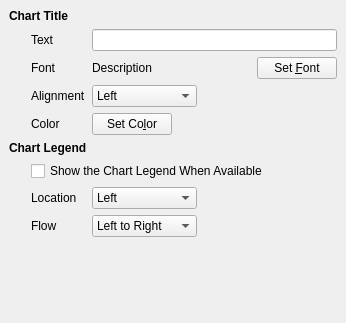
<ui version="4.0" >
 <class>ClientChartViewOptions</class>
 <widget class="QWidget" name="ClientChartViewOptions" >
  <property name="geometry" >
   <rect>
    <x>0</x>
    <y>0</y>
    <width>346</width>
    <height>323</height>
   </rect>
  </property>
  <property name="windowTitle" >
   <string>Chart Options</string>
  </property>
  <layout class="QVBoxLayout" >
   <property name="spacing" >
    <number>6</number>
   </property>
   <property name="leftMargin" >
    <number>9</number>
   </property>
   <property name="topMargin" >
    <number>9</number>
   </property>
   <property name="rightMargin" >
    <number>9</number>
   </property>
   <property name="bottomMargin" >
    <number>9</number>
   </property>
   <item>
    <widget class="QStackedWidget" name="ChartPages" >
     <property name="currentIndex" >
      <number>0</number>
     </property>
     <widget class="QWidget" name="General" >
      <layout class="QGridLayout" >
       <property name="leftMargin" >
        <number>0</number>
       </property>
       <property name="topMargin" >
        <number>0</number>
       </property>
       <property name="rightMargin" >
        <number>0</number>
       </property>
       <property name="bottomMargin" >
        <number>0</number>
       </property>
       <property name="horizontalSpacing" >
        <number>6</number>
       </property>
       <property name="verticalSpacing" >
        <number>6</number>
       </property>
       <item row="8" column="3" >
        <spacer>
         <property name="orientation" >
          <enum>Qt::Horizontal</enum>
         </property>
         <property name="sizeHint" >
          <size>
           <width>0</width>
           <height>20</height>
          </size>
         </property>
        </spacer>
       </item>
       <item row="9" column="0" colspan="4" >
        <spacer>
         <property name="orientation" >
          <enum>Qt::Vertical</enum>
         </property>
         <property name="sizeHint" >
          <size>
           <width>20</width>
           <height>0</height>
          </size>
         </property>
        </spacer>
       </item>
       <item rowspan="3" row="6" column="0" >
        <spacer>
         <property name="orientation" >
          <enum>Qt::Horizontal</enum>
         </property>
         <property name="sizeType" >
          <enum>QSizePolicy::Fixed</enum>
         </property>
         <property name="sizeHint" >
          <size>
           <width>16</width>
           <height>20</height>
          </size>
         </property>
        </spacer>
       </item>
       <item rowspan="4" row="1" column="0" >
        <spacer>
         <property name="orientation" >
          <enum>Qt::Horizontal</enum>
         </property>
         <property name="sizeType" >
          <enum>QSizePolicy::Fixed</enum>
         </property>
         <property name="sizeHint" >
          <size>
           <width>16</width>
           <height>20</height>
          </size>
         </property>
        </spacer>
       </item>
       <item row="2" column="1" >
        <widget class="QLabel" name="label_3" >
         <property name="text" >
          <string>Font</string>
         </property>
        </widget>
       </item>
       <item row="2" column="2" colspan="2" >
        <layout class="QHBoxLayout" >
         <property name="spacing" >
          <number>6</number>
         </property>
         <property name="leftMargin" >
          <number>0</number>
         </property>
         <property name="topMargin" >
          <number>0</number>
         </property>
         <property name="rightMargin" >
          <number>0</number>
         </property>
         <property name="bottomMargin" >
          <number>0</number>
         </property>
         <item>
          <widget class="QLabel" name="ChartTitleFont" >
           <property name="sizePolicy" >
            <sizepolicy vsizetype="Preferred" hsizetype="Expanding" >
             <horstretch>0</horstretch>
             <verstretch>0</verstretch>
            </sizepolicy>
           </property>
           <property name="text" >
            <string>Description</string>
           </property>
          </widget>
         </item>
         <item>
          <widget class="QPushButton" name="ChartTitleFontButton" >
           <property name="text" >
            <string>Set &amp;Font</string>
           </property>
          </widget>
         </item>
        </layout>
       </item>
       <item row="1" column="2" colspan="2" >
        <widget class="QLineEdit" name="ChartTitle" />
       </item>
       <item row="1" column="1" >
        <widget class="QLabel" name="label_2" >
         <property name="text" >
          <string>Text</string>
         </property>
        </widget>
       </item>
       <item row="0" column="0" colspan="4" >
        <widget class="QLabel" name="label" >
         <property name="font" >
          <font>
           <weight>75</weight>
           <bold>true</bold>
          </font>
         </property>
         <property name="text" >
          <string>Chart Title</string>
         </property>
        </widget>
       </item>
       <item row="5" column="0" colspan="4" >
        <widget class="QLabel" name="label_5" >
         <property name="font" >
          <font>
           <weight>75</weight>
           <bold>true</bold>
          </font>
         </property>
         <property name="text" >
          <string>Chart Legend</string>
         </property>
        </widget>
       </item>
       <item row="6" column="1" colspan="3" >
        <widget class="QCheckBox" name="ShowLegend" >
         <property name="text" >
          <string>Show the Chart Legend When Available</string>
         </property>
        </widget>
       </item>
       <item row="7" column="1" >
        <widget class="QLabel" name="label_6" >
         <property name="text" >
          <string>Location</string>
         </property>
        </widget>
       </item>
       <item row="8" column="1" >
        <widget class="QLabel" name="label_7" >
         <property name="text" >
          <string>Flow</string>
         </property>
        </widget>
       </item>
       <item row="7" column="2" >
        <widget class="QComboBox" name="LegendLocation" >
         <item>
          <property name="text" >
           <string>Left</string>
          </property>
         </item>
         <item>
          <property name="text" >
           <string>Top</string>
          </property>
         </item>
         <item>
          <property name="text" >
           <string>Right</string>
          </property>
         </item>
         <item>
          <property name="text" >
           <string>Bottom</string>
          </property>
         </item>
        </widget>
       </item>
       <item row="8" column="2" >
        <widget class="QComboBox" name="LegendFlow" >
         <item>
          <property name="text" >
           <string>Left to Right</string>
          </property>
         </item>
         <item>
          <property name="text" >
           <string>Top to Bottom</string>
          </property>
         </item>
        </widget>
       </item>
       <item row="4" column="2" colspan="2" >
        <layout class="QHBoxLayout" >
         <property name="spacing" >
          <number>0</number>
         </property>
         <property name="leftMargin" >
          <number>0</number>
         </property>
         <property name="topMargin" >
          <number>0</number>
         </property>
         <property name="rightMargin" >
          <number>0</number>
         </property>
         <property name="bottomMargin" >
          <number>0</number>
         </property>
         <item>
          <widget class="pqColorChooserButton" name="ChartTitleColor" >
           <property name="text" >
            <string>Set Co&amp;lor</string>
           </property>
          </widget>
         </item>
         <item>
          <spacer>
           <property name="orientation" >
            <enum>Qt::Horizontal</enum>
           </property>
           <property name="sizeHint" >
            <size>
             <width>0</width>
             <height>20</height>
            </size>
           </property>
          </spacer>
         </item>
        </layout>
       </item>
       <item row="7" column="3" >
        <spacer>
         <property name="orientation" >
          <enum>Qt::Horizontal</enum>
         </property>
         <property name="sizeHint" >
          <size>
           <width>0</width>
           <height>20</height>
          </size>
         </property>
        </spacer>
       </item>
       <item row="4" column="1" >
        <widget class="QLabel" name="label_8" >
         <property name="text" >
          <string>Color</string>
         </property>
        </widget>
       </item>
       <item row="3" column="1" >
        <widget class="QLabel" name="label_4" >
         <property name="text" >
          <string>Alignment</string>
         </property>
        </widget>
       </item>
       <item row="3" column="2" >
        <widget class="QComboBox" name="ChartTitleAlignment" >
         <item>
          <property name="text" >
           <string>Left</string>
          </property>
         </item>
         <item>
          <property name="text" >
           <string>Center</string>
          </property>
         </item>
         <item>
          <property name="text" >
           <string>Right</string>
          </property>
         </item>
        </widget>
       </item>
       <item row="3" column="3" >
        <spacer>
         <property name="orientation" >
          <enum>Qt::Horizontal</enum>
         </property>
         <property name="sizeHint" >
          <size>
           <width>0</width>
           <height>20</height>
          </size>
         </property>
        </spacer>
       </item>
      </layout>
     </widget>
     <widget class="QWidget" name="Axis" >
      <layout class="QGridLayout" >
       <property name="leftMargin" >
        <number>0</number>
       </property>
       <property name="topMargin" >
        <number>0</number>
       </property>
       <property name="rightMargin" >
        <number>0</number>
       </property>
       <property name="bottomMargin" >
        <number>0</number>
       </property>
       <property name="horizontalSpacing" >
        <number>6</number>
       </property>
       <property name="verticalSpacing" >
        <number>6</number>
       </property>
       <item row="10" column="3" >
        <spacer>
         <property name="orientation" >
          <enum>Qt::Horizontal</enum>
         </property>
         <property name="sizeHint" >
          <size>
           <width>0</width>
           <height>20</height>
          </size>
         </property>
        </spacer>
       </item>
       <item row="9" column="3" >
        <spacer>
         <property name="orientation" >
          <enum>Qt::Horizontal</enum>
         </property>
         <property name="sizeHint" >
          <size>
           <width>0</width>
           <height>20</height>
          </size>
         </property>
        </spacer>
       </item>
       <item row="3" column="3" >
        <spacer>
         <property name="orientation" >
          <enum>Qt::Horizontal</enum>
         </property>
         <property name="sizeHint" >
          <size>
           <width>0</width>
           <height>20</height>
          </size>
         </property>
        </spacer>
       </item>
       <item row="11" column="0" colspan="4" >
        <spacer>
         <property name="orientation" >
          <enum>Qt::Vertical</enum>
         </property>
         <property name="sizeHint" >
          <size>
           <width>20</width>
           <height>0</height>
          </size>
         </property>
        </spacer>
       </item>
       <item rowspan="5" row="6" column="0" >
        <spacer>
         <property name="orientation" >
          <enum>Qt::Horizontal</enum>
         </property>
         <property name="sizeType" >
          <enum>QSizePolicy::Fixed</enum>
         </property>
         <property name="sizeHint" >
          <size>
           <width>16</width>
           <height>20</height>
          </size>
         </property>
        </spacer>
       </item>
       <item rowspan="4" row="1" column="0" >
        <spacer>
         <property name="orientation" >
          <enum>Qt::Horizontal</enum>
         </property>
         <property name="sizeType" >
          <enum>QSizePolicy::Fixed</enum>
         </property>
         <property name="sizeHint" >
          <size>
           <width>16</width>
           <height>20</height>
          </size>
         </property>
        </spacer>
       </item>
       <item row="9" column="2" >
        <widget class="QComboBox" name="LabelNotation" >
         <item>
          <property name="text" >
           <string>Standard</string>
          </property>
         </item>
         <item>
          <property name="text" >
           <string>Exponential</string>
          </property>
         </item>
         <item>
          <property name="text" >
           <string>Engineering</string>
          </property>
         </item>
         <item>
          <property name="text" >
           <string>Mixed</string>
          </property>
         </item>
        </widget>
       </item>
       <item row="10" column="2" >
        <widget class="QSpinBox" name="LabelPrecision" >
         <property name="maximum" >
          <number>6</number>
         </property>
        </widget>
       </item>
       <item row="10" column="1" >
        <widget class="QLabel" name="label_24" >
         <property name="text" >
          <string>Precision</string>
         </property>
        </widget>
       </item>
       <item row="9" column="1" >
        <widget class="QLabel" name="label_23" >
         <property name="text" >
          <string>Notation</string>
         </property>
        </widget>
       </item>
       <item row="8" column="2" colspan="2" >
        <layout class="QHBoxLayout" >
         <property name="spacing" >
          <number>0</number>
         </property>
         <property name="leftMargin" >
          <number>0</number>
         </property>
         <property name="topMargin" >
          <number>0</number>
         </property>
         <property name="rightMargin" >
          <number>0</number>
         </property>
         <property name="bottomMargin" >
          <number>0</number>
         </property>
         <item>
          <widget class="pqColorChooserButton" name="LabelColor" >
           <property name="text" >
            <string>&amp;Label Color</string>
           </property>
          </widget>
         </item>
         <item>
          <spacer>
           <property name="orientation" >
            <enum>Qt::Horizontal</enum>
           </property>
           <property name="sizeHint" >
            <size>
             <width>0</width>
             <height>20</height>
            </size>
           </property>
          </spacer>
         </item>
        </layout>
       </item>
       <item row="8" column="1" >
        <widget class="QLabel" name="label_22" >
         <property name="text" >
          <string>Color</string>
         </property>
        </widget>
       </item>
       <item row="7" column="1" >
        <widget class="QLabel" name="label_21" >
         <property name="text" >
          <string>Font</string>
         </property>
        </widget>
       </item>
       <item row="6" column="1" colspan="3" >
        <widget class="QCheckBox" name="ShowAxisLabels" >
         <property name="text" >
          <string>Show Axis Labels When Space is Available</string>
         </property>
        </widget>
       </item>
       <item row="7" column="2" colspan="2" >
        <layout class="QHBoxLayout" >
         <property name="spacing" >
          <number>6</number>
         </property>
         <property name="leftMargin" >
          <number>0</number>
         </property>
         <property name="topMargin" >
          <number>0</number>
         </property>
         <property name="rightMargin" >
          <number>0</number>
         </property>
         <property name="bottomMargin" >
          <number>0</number>
         </property>
         <item>
          <widget class="QLabel" name="AxisLabelFont" >
           <property name="sizePolicy" >
            <sizepolicy vsizetype="Preferred" hsizetype="Expanding" >
             <horstretch>0</horstretch>
             <verstretch>0</verstretch>
            </sizepolicy>
           </property>
           <property name="text" >
            <string>Description</string>
           </property>
          </widget>
         </item>
         <item>
          <widget class="QPushButton" name="AxisLabelFontButton" >
           <property name="text" >
            <string>Set &amp;Font</string>
           </property>
          </widget>
         </item>
        </layout>
       </item>
       <item row="5" column="0" colspan="4" >
        <widget class="QLabel" name="label_20" >
         <property name="font" >
          <font>
           <weight>75</weight>
           <bold>true</bold>
          </font>
         </property>
         <property name="text" >
          <string>Axis Labels</string>
         </property>
        </widget>
       </item>
       <item row="1" column="1" colspan="3" >
        <widget class="QCheckBox" name="ShowAxis" >
         <property name="text" >
          <string>Show Axis</string>
         </property>
        </widget>
       </item>
       <item row="4" column="1" >
        <widget class="QLabel" name="label_19" >
         <property name="text" >
          <string>Colors</string>
         </property>
        </widget>
       </item>
       <item row="4" column="2" colspan="2" >
        <layout class="QHBoxLayout" >
         <property name="spacing" >
          <number>6</number>
         </property>
         <property name="leftMargin" >
          <number>0</number>
         </property>
         <property name="topMargin" >
          <number>0</number>
         </property>
         <property name="rightMargin" >
          <number>0</number>
         </property>
         <property name="bottomMargin" >
          <number>0</number>
         </property>
         <item>
          <widget class="pqColorChooserButton" name="AxisColor" >
           <property name="text" >
            <string>A&amp;xis Color</string>
           </property>
          </widget>
         </item>
         <item>
          <widget class="pqColorChooserButton" name="GridColor" >
           <property name="text" >
            <string>&amp;Grid Color</string>
           </property>
          </widget>
         </item>
         <item>
          <spacer>
           <property name="orientation" >
            <enum>Qt::Horizontal</enum>
           </property>
           <property name="sizeHint" >
            <size>
             <width>0</width>
             <height>20</height>
            </size>
           </property>
          </spacer>
         </item>
        </layout>
       </item>
       <item row="3" column="1" >
        <widget class="QLabel" name="label_18" >
         <property name="text" >
          <string>Grid Color</string>
         </property>
        </widget>
       </item>
       <item row="3" column="2" >
        <widget class="QComboBox" name="GridType" >
         <item>
          <property name="text" >
           <string>Lighter</string>
          </property>
         </item>
         <item>
          <property name="text" >
           <string>Specified</string>
          </property>
         </item>
        </widget>
       </item>
       <item row="2" column="1" colspan="3" >
        <widget class="QCheckBox" name="ShowAxisGrid" >
         <property name="text" >
          <string>Show Axis Grid</string>
         </property>
        </widget>
       </item>
       <item row="0" column="0" colspan="4" >
        <widget class="QLabel" name="AxisGeneralLabel" >
         <property name="font" >
          <font>
           <weight>75</weight>
           <bold>true</bold>
          </font>
         </property>
         <property name="text" >
          <string>General</string>
         </property>
        </widget>
       </item>
      </layout>
     </widget>
     <widget class="QWidget" name="AxisLayout" >
      <layout class="QGridLayout" >
       <property name="leftMargin" >
        <number>0</number>
       </property>
       <property name="topMargin" >
        <number>0</number>
       </property>
       <property name="rightMargin" >
        <number>0</number>
       </property>
       <property name="bottomMargin" >
        <number>0</number>
       </property>
       <property name="horizontalSpacing" >
        <number>6</number>
       </property>
       <property name="verticalSpacing" >
        <number>6</number>
       </property>
       <item rowspan="5" row="1" column="0" >
        <spacer>
         <property name="orientation" >
          <enum>Qt::Horizontal</enum>
         </property>
         <property name="sizeType" >
          <enum>QSizePolicy::Fixed</enum>
         </property>
         <property name="sizeHint" >
          <size>
           <width>16</width>
           <height>20</height>
          </size>
         </property>
        </spacer>
       </item>
       <item row="5" column="1" >
        <widget class="QStackedWidget" name="AxisLayoutPages" >
         <property name="sizePolicy" >
          <sizepolicy vsizetype="Expanding" hsizetype="Expanding" >
           <horstretch>0</horstretch>
           <verstretch>0</verstretch>
          </sizepolicy>
         </property>
         <property name="currentIndex" >
          <number>2</number>
         </property>
         <widget class="QWidget" name="BlankPage" >
          <property name="sizePolicy" >
           <sizepolicy vsizetype="Expanding" hsizetype="Expanding" >
            <horstretch>0</horstretch>
            <verstretch>0</verstretch>
           </sizepolicy>
          </property>
         </widget>
         <widget class="QWidget" name="RangePage" >
          <layout class="QGridLayout" >
           <property name="leftMargin" >
            <number>0</number>
           </property>
           <property name="topMargin" >
            <number>0</number>
           </property>
           <property name="rightMargin" >
            <number>0</number>
           </property>
           <property name="bottomMargin" >
            <number>0</number>
           </property>
           <property name="horizontalSpacing" >
            <number>6</number>
           </property>
           <property name="verticalSpacing" >
            <number>6</number>
           </property>
           <item row="2" column="0" colspan="2" >
            <spacer>
             <property name="orientation" >
              <enum>Qt::Vertical</enum>
             </property>
             <property name="sizeHint" >
              <size>
               <width>20</width>
               <height>0</height>
              </size>
             </property>
            </spacer>
           </item>
           <item row="1" column="1" >
            <widget class="QLineEdit" name="AxisMaximum" />
           </item>
           <item row="0" column="1" >
            <widget class="QLineEdit" name="AxisMinimum" />
           </item>
           <item row="1" column="0" >
            <widget class="QLabel" name="label_16" >
             <property name="text" >
              <string>Maximum</string>
             </property>
            </widget>
           </item>
           <item row="0" column="0" >
            <widget class="QLabel" name="label_15" >
             <property name="text" >
              <string>Minimum</string>
             </property>
            </widget>
           </item>
          </layout>
         </widget>
         <widget class="QWidget" name="ListPage" >
          <layout class="QGridLayout" >
           <property name="leftMargin" >
            <number>0</number>
           </property>
           <property name="topMargin" >
            <number>0</number>
           </property>
           <property name="rightMargin" >
            <number>0</number>
           </property>
           <property name="bottomMargin" >
            <number>0</number>
           </property>
           <property name="horizontalSpacing" >
            <number>6</number>
           </property>
           <property name="verticalSpacing" >
            <number>6</number>
           </property>
           <item row="3" column="1" >
            <spacer>
             <property name="orientation" >
              <enum>Qt::Vertical</enum>
             </property>
             <property name="sizeHint" >
              <size>
               <width>20</width>
               <height>0</height>
              </size>
             </property>
            </spacer>
           </item>
           <item row="2" column="1" >
            <widget class="QPushButton" name="GenerateButton" >
             <property name="text" >
              <string>&amp;Generate</string>
             </property>
            </widget>
           </item>
           <item row="1" column="1" >
            <widget class="QPushButton" name="RemoveButton" >
             <property name="text" >
              <string>&amp;Delete</string>
             </property>
            </widget>
           </item>
           <item row="0" column="1" >
            <widget class="QPushButton" name="AddButton" >
             <property name="text" >
              <string>&amp;New Label</string>
             </property>
            </widget>
           </item>
           <item rowspan="4" row="0" column="0" >
            <widget class="QListView" name="LabelList" >
             <property name="editTriggers" >
              <set>QAbstractItemView::EditKeyPressed|QAbstractItemView::NoEditTriggers|QAbstractItemView::SelectedClicked</set>
             </property>
             <property name="selectionMode" >
              <enum>QAbstractItemView::ExtendedSelection</enum>
             </property>
            </widget>
           </item>
          </layout>
         </widget>
        </widget>
       </item>
       <item row="2" column="1" >
        <widget class="QRadioButton" name="UseChartSelect" >
         <property name="whatsThis" >
          <string>Check this option to let the chart choose the best axis layout.</string>
         </property>
         <property name="text" >
          <string>Let the Chart Determine the Axis Layout</string>
         </property>
         <property name="checked" >
          <bool>true</bool>
         </property>
        </widget>
       </item>
       <item row="4" column="1" >
        <widget class="QRadioButton" name="UseFixedInterval" >
         <property name="whatsThis" >
          <string>Check this option to specify each of the axis labels. This option gives you the most control.</string>
         </property>
         <property name="text" >
          <string>Specify Each of the Axis Labels.</string>
         </property>
        </widget>
       </item>
       <item row="3" column="1" >
        <widget class="QRadioButton" name="UseBestFit" >
         <property name="whatsThis" >
          <string>Check this option to specify the range and let the chart choose suitable intervals.</string>
         </property>
         <property name="text" >
          <string>Specify the Axis Range</string>
         </property>
        </widget>
       </item>
       <item row="1" column="1" >
        <widget class="QCheckBox" name="UseLogScale" >
         <property name="text" >
          <string>Use Logarithmic Scale When Available</string>
         </property>
        </widget>
       </item>
       <item row="0" column="0" colspan="2" >
        <widget class="QLabel" name="label_14" >
         <property name="font" >
          <font>
           <weight>75</weight>
           <bold>true</bold>
          </font>
         </property>
         <property name="text" >
          <string>Axis Layout</string>
         </property>
        </widget>
       </item>
      </layout>
     </widget>
     <widget class="QWidget" name="AxisTitle" >
      <layout class="QGridLayout" >
       <property name="leftMargin" >
        <number>0</number>
       </property>
       <property name="topMargin" >
        <number>0</number>
       </property>
       <property name="rightMargin" >
        <number>0</number>
       </property>
       <property name="bottomMargin" >
        <number>0</number>
       </property>
       <property name="horizontalSpacing" >
        <number>6</number>
       </property>
       <property name="verticalSpacing" >
        <number>6</number>
       </property>
       <item row="5" column="0" colspan="4" >
        <spacer>
         <property name="orientation" >
          <enum>Qt::Vertical</enum>
         </property>
         <property name="sizeHint" >
          <size>
           <width>20</width>
           <height>0</height>
          </size>
         </property>
        </spacer>
       </item>
       <item row="3" column="3" >
        <spacer>
         <property name="orientation" >
          <enum>Qt::Horizontal</enum>
         </property>
         <property name="sizeHint" >
          <size>
           <width>0</width>
           <height>20</height>
          </size>
         </property>
        </spacer>
       </item>
       <item row="3" column="2" >
        <widget class="QComboBox" name="AxisTitleAlignment" >
         <item>
          <property name="text" >
           <string>Left</string>
          </property>
         </item>
         <item>
          <property name="text" >
           <string>Center</string>
          </property>
         </item>
         <item>
          <property name="text" >
           <string>Right</string>
          </property>
         </item>
        </widget>
       </item>
       <item row="0" column="0" colspan="4" >
        <widget class="QLabel" name="label_9" >
         <property name="font" >
          <font>
           <weight>75</weight>
           <bold>true</bold>
          </font>
         </property>
         <property name="text" >
          <string>Axis Title</string>
         </property>
        </widget>
       </item>
       <item row="2" column="1" >
        <widget class="QLabel" name="label_11" >
         <property name="text" >
          <string>Font</string>
         </property>
        </widget>
       </item>
       <item row="1" column="1" >
        <widget class="QLabel" name="label_10" >
         <property name="text" >
          <string>Text</string>
         </property>
        </widget>
       </item>
       <item row="3" column="1" >
        <widget class="QLabel" name="label_12" >
         <property name="text" >
          <string>Alignment</string>
         </property>
        </widget>
       </item>
       <item row="4" column="1" >
        <widget class="QLabel" name="label_13" >
         <property name="text" >
          <string>Color</string>
         </property>
        </widget>
       </item>
       <item row="1" column="2" colspan="2" >
        <widget class="QLineEdit" name="AxisTitleText" />
       </item>
       <item row="2" column="2" colspan="2" >
        <layout class="QHBoxLayout" >
         <property name="spacing" >
          <number>6</number>
         </property>
         <property name="leftMargin" >
          <number>0</number>
         </property>
         <property name="topMargin" >
          <number>0</number>
         </property>
         <property name="rightMargin" >
          <number>0</number>
         </property>
         <property name="bottomMargin" >
          <number>0</number>
         </property>
         <item>
          <widget class="QLabel" name="AxisTitleFont" >
           <property name="sizePolicy" >
            <sizepolicy vsizetype="Preferred" hsizetype="Expanding" >
             <horstretch>0</horstretch>
             <verstretch>0</verstretch>
            </sizepolicy>
           </property>
           <property name="text" >
            <string>Description</string>
           </property>
          </widget>
         </item>
         <item>
          <widget class="QPushButton" name="AxisTitleFontButton" >
           <property name="text" >
            <string>Set &amp;Font</string>
           </property>
          </widget>
         </item>
        </layout>
       </item>
       <item row="4" column="2" colspan="2" >
        <layout class="QHBoxLayout" >
         <property name="spacing" >
          <number>0</number>
         </property>
         <property name="leftMargin" >
          <number>0</number>
         </property>
         <property name="topMargin" >
          <number>0</number>
         </property>
         <property name="rightMargin" >
          <number>0</number>
         </property>
         <property name="bottomMargin" >
          <number>0</number>
         </property>
         <item>
          <widget class="pqColorChooserButton" name="AxisTitleColor" >
           <property name="text" >
            <string>Set Co&amp;lor</string>
           </property>
          </widget>
         </item>
         <item>
          <spacer>
           <property name="orientation" >
            <enum>Qt::Horizontal</enum>
           </property>
           <property name="sizeHint" >
            <size>
             <width>0</width>
             <height>20</height>
            </size>
           </property>
          </spacer>
         </item>
        </layout>
       </item>
       <item rowspan="4" row="1" column="0" >
        <spacer>
         <property name="orientation" >
          <enum>Qt::Horizontal</enum>
         </property>
         <property name="sizeType" >
          <enum>QSizePolicy::Fixed</enum>
         </property>
         <property name="sizeHint" >
          <size>
           <width>16</width>
           <height>20</height>
          </size>
         </property>
        </spacer>
       </item>
      </layout>
     </widget>
    </widget>
   </item>
  </layout>
 </widget>
 <customwidgets>
  <customwidget>
   <class>pqColorChooserButton</class>
   <extends>QPushButton</extends>
   <header>pqColorChooserButton.h</header>
  </customwidget>
 </customwidgets>
 <tabstops>
  <tabstop>ChartTitle</tabstop>
  <tabstop>ChartTitleFontButton</tabstop>
  <tabstop>ChartTitleAlignment</tabstop>
  <tabstop>ChartTitleColor</tabstop>
  <tabstop>ShowLegend</tabstop>
  <tabstop>LegendLocation</tabstop>
  <tabstop>LegendFlow</tabstop>
  <tabstop>ShowAxis</tabstop>
  <tabstop>ShowAxisGrid</tabstop>
  <tabstop>GridType</tabstop>
  <tabstop>AxisColor</tabstop>
  <tabstop>GridColor</tabstop>
  <tabstop>ShowAxisLabels</tabstop>
  <tabstop>AxisLabelFontButton</tabstop>
  <tabstop>LabelColor</tabstop>
  <tabstop>LabelNotation</tabstop>
  <tabstop>LabelPrecision</tabstop>
  <tabstop>UseLogScale</tabstop>
  <tabstop>UseChartSelect</tabstop>
  <tabstop>UseBestFit</tabstop>
  <tabstop>UseFixedInterval</tabstop>
  <tabstop>AxisMinimum</tabstop>
  <tabstop>AxisMaximum</tabstop>
  <tabstop>LabelList</tabstop>
  <tabstop>AddButton</tabstop>
  <tabstop>RemoveButton</tabstop>
  <tabstop>GenerateButton</tabstop>
  <tabstop>AxisTitleText</tabstop>
  <tabstop>AxisTitleFontButton</tabstop>
  <tabstop>AxisTitleAlignment</tabstop>
  <tabstop>AxisTitleColor</tabstop>
 </tabstops>
 <resources/>
 <connections/>
</ui>
